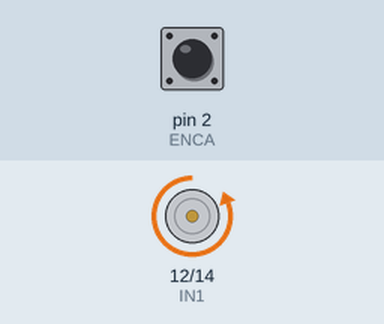
Bench run of a sketch on a simulated Arduino Uno, built with avr-gcc and run on an emulated ATmega328P. Parts: motor-driver pin pairs drawn as motors (green arrow = first pin HIGH = forward, orange = second pin HIGH = backward, longer = more drive, scaled by the enable pin). The test bench sets the inputs (shaded band); at power-on: pin 2 (ENCA) HIGH. What the sketch prints to the serial monitor is not drawn.

Above: at 1.0 s.
At 3.0 s:
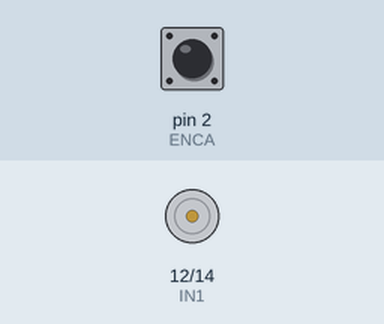
Timing chart, 0 to 5.2 s (numbered marks = the images above):
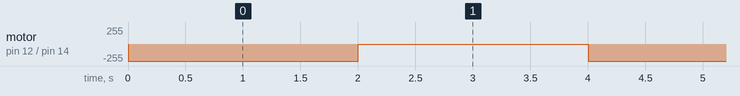

Measured:
- by itself, motor on pin 12 (IN1) / pin 14 (IN2): alternates backward 255/255 for 2.0 s and stopped for 2.0 s

The sketch:

motorRun.ino
```cpp
// This is a little side note
// Watch this video to understand how the encoder works https://www.youtube.com/watch?v=dTGITLnYAY0
// Basically either of the ENCA or ENCB pins will be triggered first when the motor rotates and completes a encoding count
// Depending on what pin is triggered first we can decide as to what direction our motor rotates. We will be using the serial plotter to check it out.

// We are going to be using digit interuptable pins for the encoders (pins 2, 3, 19 and 18)
#define ENCA 2
#define ENCB 3

// Defining the input pins for the motor
#define PWM 13
#define IN1 12
#define IN2 14

// setting the starting position to zero
int pos = 0;

void setup() {
  Serial.begin(9600);
  // Set the pins to input mode
  pinMode(ENCA, INPUT);
  pinMode(ENCB, INPUT);
  pinMode(PWM, OUTPUT);
  pinMode(IN1, OUTPUT);
  pinMode(IN2, OUTPUT);
  // Attach interrupt takes 3 arguments, the pin to interrupt, the function to be called when interrupt is triggered and the mode
  attachInterrupt(digitalPinToInterrupt(ENCA), readEncoder, RISING);
}

void loop() {
  Serial.println(pos);
  setMotor(-1, 255, PWM, IN1, IN2);
  delay(2000);
  setMotor(1, 125, PWM, IN1, IN2);
  delay(2000);
}

void readEncoder() {
  // Here since we used ENCA to catch the interrupt we need to now check the STATE of ENCB to determine the position
  int b = digitalRead(ENCB);
  if (b > 0) {
    pos++;
  } else {
    pos--;
  }
}

// This function is responsible for driving any motor at given speed and direction
void setMotor(int dir, int pwmVal, int pwm, int in1, int in2){
  // Analog write function takes the pin number, and then the pwmValue
  pwmVal = constrain(pwmVal, 0, 255);
  analogWrite(pwm, pwmVal);
  if (dir == 1) {
    // Probably clockwise
    digitalWrite(in1, HIGH);
    digitalWrite(in2, LOW);
  } else if (dir == -1) {
    // Anticlockwise
    digitalWrite(in2, HIGH);
    digitalWrite(in1, LOW);
  } else {
    // Not rotating
    digitalWrite(in1, LOW);
    digitalWrite(in2, LOW);
  }
}
```
